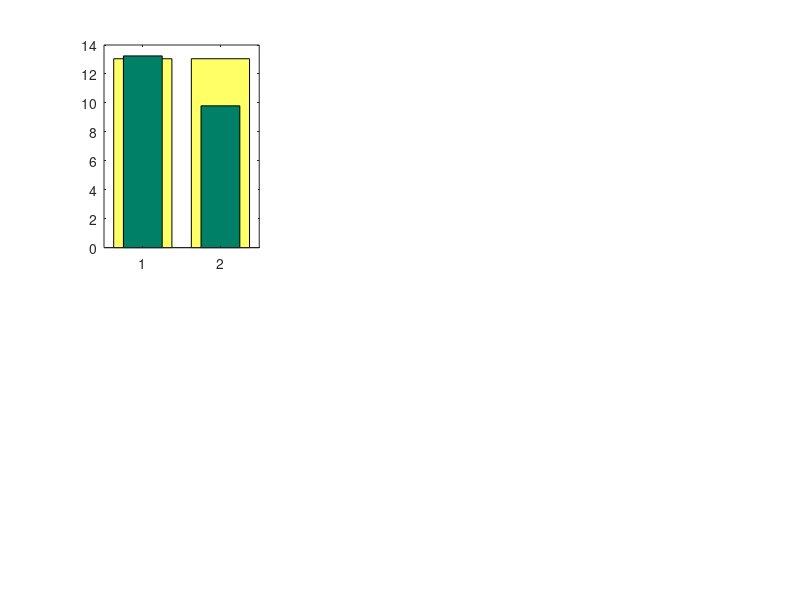

Write the MATLAB code that produced this figure. (Note: this script raises an error after producing the figure.)
clear all;

% which plots
con_vals = 1;
calcium_vals = 1;
kidney_vals = 1;
kidney_impact_vals = 0;
D3_vals = 1;
gut_vals = 1;
PTH_vals = 1;
bone_vals = 1;


% load SS
SS1dat = load('./SSbest/15-May-2023_calcium_mod_SS_sexORrep-lact_notes-FetORMilkupdate_lact.mat');
vals1 = SS1dat.valsSS;
SS1 = SS1dat.SS;
lab1 = 'SS1';

SS2dat = load('./SS/15-May-2023_calcium_mod_SS_sexORrep-lact_notes-gamprodd3.mat');
vals2 = SS2dat.valsSS;
SS2 = SS2dat.SS;
lab2 = 'SS2';

% get param vals
for ii = 1:length(SS1dat.param_names)
    assign_name = strcat(SS1dat.param_names{ii}, '_1');
    assignin('base', assign_name, SS1dat.params(ii));
end

for ii = 1:length(SS2dat.param_names)
    assign_name = strcat(SS2dat.param_names{ii}, '_2');
    assignin('base', assign_name, SS2dat.params(ii));
end

% figure specs
w1 = 0.75; w2 = 0.5;
cvals = summer(4);
c1 = cvals(4,:);
c2 = cvals(1,:);
ce = 'black'; % error bar color


if con_vals
    % optimal concentrations for PTHp, Cap, D3p
    % male range
    opt_male = [1.5 7.25 13; % PTHp
                1.1 1.2 1.3; % Cap
                80 165 250]; % D3p

    % female range
    opt_female =[opt_male(1,:)*1.0; % PTHp
                opt_male(2,:)*1.0;  % Cap
                opt_male(3,:)*0.6]; % D3p

    % preg range
    opt_preg  = [opt_female(1,:)*1.8; % PTHp 
                opt_female(2,:)*1.0;  % Cap
                opt_female(3,:)*3.0]; % D3p

    % lact range
    opt_lact  = [opt_female(1,:)*1.8; % PTHp
            opt_female(2,:)*1.0;  % Cap
            opt_female(3,:)*3.5]; % D3p
    
    if strcmp(SS1dat.sexORrep, 'male')
        opt1 = opt_male;
    elseif strcmp(SS1dat.sexORrep, 'female')
        opt1 = opt_female;
    elseif strcmp(SS1dat.sexORrep, 'preg')
        opt1 = opt_preg; 
    elseif strcmp(SS1dat.sexORrep, 'lact')
        opt1 = opt_lact;
    end
    if strcmp(SS2dat.sexORrep, 'male')
        opt2 = opt_male;
    elseif strcmp(SS2dat.sexORrep, 'female')
        opt2 = opt_female;
    elseif strcmp(SS2dat.sexORrep, 'preg')
        opt2 = opt_preg; 
    elseif strcmp(SS2dat.sexORrep, 'lact')
        opt2 = opt_lact;
    end


    figure(1)
    clf
    x = [1, 2];
    nrows = 2;ncols=3;
    subplot(nrows,ncols,1)
    bar(x, [opt1(1,2) opt2(1,2)], w1, 'facecolor',c1)
    hold on
    bar(x, [SS1(2)/Vp_1 SS2(2)/Vp_2],w2,'facecolor',c2)
    errorbar(1, opt1(1,2),opt1(1,2)-opt1(1,1),opt1(1,3)-opt1(1,2),'color',ce)
    errorbar(2, opt2(1,2),opt2(1,2)-opt2(1,1),opt2(1,3)-opt2(1,2),'color',ce)
    xlabel('[PTH]_p')
    ylabel('pmol/L')
    title('PTH plasma concentration')
    xticklabels({lab1, lab2})
    grid on

    subplot(nrows,ncols,2)
    bar(x, [opt1(2,2) opt2(2,2)], w1, 'facecolor',c1)
    hold on
    bar(x, [SS1(3)/Vp_1 SS2(3)/Vp_2],w2,'facecolor',c2)
    errorbar(1, opt1(2,2),opt1(2,2)-opt1(2,1),opt1(2,3)-opt1(2,2),'color',ce)
    errorbar(2, opt2(2,2),opt2(2,2)-opt2(2,1),opt2(2,3)-opt2(2,2),'color',ce)
    xlabel('[Ca^{2+}]_p')
    ylabel('mmol/L')
    title('Ca^{2+} plasma concentration')
    xticklabels({lab1, lab2})
    grid on

    subplot(nrows,ncols,3)
    bar(x, [opt1(3,2) opt2(3,2)], w1, 'facecolor',c1)
    hold on
    bar(x, [SS1(4)/Vp_1 SS2(4)/Vp_2],w2,'facecolor',c2)
    errorbar(1, opt1(3,2),opt1(3,2)-opt1(3,1),opt1(3,3)-opt1(3,2),'color',ce)
    errorbar(2, opt2(3,2),opt2(3,2)-opt2(3,1),opt2(3,3)-opt2(3,2),'color',ce)
    xlabel('[1,25(OH)_2D_3]_p')
    ylabel('pmol/L')
    title('1,25(OH)_2D_3 plasma concentration')
    xticklabels({lab1, lab2})
    grid on

    subplot(nrows,ncols,4)
    bar(x, [SS1(1) SS2(1)],w2,'facecolor',c2)
    xlabel('PTH_g')
    ylabel('pmol')
    title('PTH gland pool')
    xticklabels({lab1, lab2})
    grid on

    subplot(nrows,ncols,5)
    bar(x, [SS1(5) SS2(5)],w2,'facecolor',c2)
    xlabel('NCa_f')
    ylabel('mmol')
    title('Fast bone pool')
    xticklabels({lab1, lab2})
    grid on

    subplot(nrows,ncols,6)
    bar(x, [SS1(6) SS2(6)],w2,'facecolor',c2)
    xlabel('NCa_s')
    ylabel('mmol')
    title('Slow bone pool')
    xticklabels({lab1, lab2})
    grid on

    sgtitle('Concentrations and variable values')

    fprintf('final steady states \n')
    fprintf('           SS1       SS2\n')
    fprintf('PTHg:      %0.3f     %0.3f\n', SS1(1), SS2(1))
    fprintf('PTHp_con:  %0.3f      %0.3f\n', SS1(2)/Vp_1, SS2(2)/Vp_2)
    fprintf('Cap_con:   %0.3f      %0.3f\n', SS1(3)/Vp_1, SS2(3)/Vp_2)
    fprintf('D3p_con:   %0.3f    %0.3f\n', SS1(4)/Vp_1, SS2(4)/Vp_2)
    fprintf('NCaf:      %0.3f      %0.3f\n', SS1(5), SS2(5))
    fprintf('NCas:      %0.3f    %0.3f\n', SS1(6), SS2(6))
end

if calcium_vals
    figure(2)
    clf
    x = [1, 2];
    nrows = 2;ncols=3;
    subplot(nrows,ncols,1)
    bar(x,[vals1.Gut_absorption,vals2.Gut_absorption],w1,'facecolor',c1)
    ylabel('Gut\_absorption')
    title('Gut absorption')
    xticklabels({lab1, lab2})
    grid on
    
    subplot(nrows,ncols,2)
    bar(x,[vals1.Bone_resorption,vals2.Bone_resorption],w1,'facecolor',c1)
    ylabel('Bone\_resorption')
    title('Bone resorption')
    xticklabels({lab1, lab2})
    grid on
    
    subplot(nrows,ncols,3)
    bar(x,[vals1.FastPool_to_Plasma,vals2.FastPool_to_Plasma],w1,'facecolor',c1)
    ylabel('FastPool\_to\_Plasma')
    xticklabels({lab1, lab2})
    title('Fast Pool to Plasma')
    grid on
    
    subplot(nrows,ncols,4)
    bar(x,[vals1.Plasma_to_FastPool,vals2.Plasma_to_FastPool],w1,'facecolor',c1)
    ylabel('Plasma\_to\_FastPool')
    xticklabels({lab1, lab2})
    title('Plasma to Fast Pool')
    grid on
    
    subplot(nrows,ncols,5)
    bar(x,[vals1.Urine_excretion,vals2.Urine_excretion],w1,'facecolor',c1)
    ylabel('Urine\_excretion')
    xticklabels({lab1, lab2})
    title('Urine excretion')
    grid on

    sgtitle('Calcium fluxes')

end

if kidney_vals
    fprintf('Renal calcium transport values \n')
    fprintf('                    SS1                SS2   \n')
    fprintf('Renal filtration:   %0.3d        %0.3d  \n', vals1.Renal_filtration, vals2.Renal_filtration)
    fprintf('PT frac reab:       %0.3f            %0.3f\n',vals1.Lambda_PT,vals2.Lambda_PT)
    fprintf('TAL frac reab:      %0.3f            %0.3f\n', vals1.Lambda_TAL,vals2.Lambda_TAL)
    fprintf('DT frac reab:       %0.3f            %0.3f\n', vals1.Lambda_DCT,vals2.Lambda_DCT)
    fprintf('Renal frac reab:    %0.3f            %0.3f \n', vals1.Renal_frac_reab, vals2.Renal_frac_reab)
    fprintf('Urine excretion:    %0.3d        %0.3d\n', vals1.Urine_excretion, vals2.Urine_excretion)

    GFRmale = 2.0e-3;
    LambdaPT0_male = 0.66; deltaPTmax_male = 0.035;
    LambdaTAL0_male = 0.185; deltaTALmax_male = 0.015;
    LambdaDCT0_male = 0.095; deltaDCTmax_male = 0.015;
    opt_male = [0.97 0.99 1.00; % frac renal reab
                1.2*GFRmale*0.005 1.2*GFRmale*0.0175 1.2*GFRmale*0.03;% urinary excretion ([Ca]_p*GFR*(1 - Frac_reab))
                LambdaPT0_male, LambdaPT0_male + deltaPTmax_male*0.75,LambdaPT0_male + deltaPTmax_male; % PT reabsorption
                LambdaTAL0_male, LambdaTAL0_male + deltaTALmax_male*0.75, LambdaTAL0_male + deltaTALmax_male;% TAL reabsorption
                LambdaDCT0_male, LambdaDCT0_male + deltaDCTmax_male*0.75, LambdaDCT0_male + deltaDCTmax_male]; % DT reabsorpton
                

    opt_female= [opt_male(1,:)*1.0; % frac reab
                opt_male(2,:)*0.75;% urine
                opt_male(3,:)*0.9; % PT frac reab
                opt_male(4,:)*1.175; % TAL frac reab
                opt_male(5,:)*1.3]; % DT frac reab
    
    opt_preg = [opt_female(1,:)*1.0; % frac reab
                opt_female(2,:)*1.7;% urine
                opt_female(3,:)*1.0; % PT frac reab
                opt_female(4,:)*1.0; % TAL frac reab
                opt_female(5,:)*1.0]; % DT frac reab

    opt_lact = [opt_female(1,:)*1.0; % frac reab
                opt_female(2,:)*1.0;% urine
                opt_female(3,:)*1.0; % PT frac reab
                opt_female(4,:)*1.0; % TAL frac reab
                opt_female(5,:)*1.0]; % DT frac reab

    if strcmp(SS1dat.sexORrep, 'male')
        opt1 = opt_male;
    elseif strcmp(SS1dat.sexORrep, 'female')
        opt1 = opt_female;
    elseif strcmp(SS1dat.sexORrep, 'preg')
        opt1 = opt_preg; 
    elseif strcmp(SS1dat.sexORrep, 'lact')
        opt1 = opt_lact;
    end
    if strcmp(SS2dat.sexORrep, 'male')
        opt2 = opt_male;
    elseif strcmp(SS2dat.sexORrep, 'female')
        opt2 = opt_female;
    elseif strcmp(SS2dat.sexORrep, 'preg')
        opt2 = opt_preg; 
    elseif strcmp(SS2dat.sexORrep, 'lact')
        opt2 = opt_lact;
    end

    figure(3)
    clf
    nrows = 2; ncols = 3;
    subplot(nrows,ncols,1)
    x = [1,2];
    bar(x,[vals1.Renal_filtration, vals2.Renal_filtration],w2,'facecolor',c2)
    xticklabels({lab1,lab2})
    ylabel('Renal\_filtration')
    title('Renal filtration')
    grid on

    subplot(nrows,ncols,2)
    bar(x,[opt1(3,2), opt2(3,2)],w1,'facecolor',c1)
    hold on
    bar(x,[vals1.Lambda_PT, vals2.Lambda_PT],w2,'facecolor',c2)
    errorbar(1,opt1(3,2),opt1(3,2)-opt1(3,1), opt1(3,3)-opt1(3,2),'color',ce);
    errorbar(2,opt2(3,2),opt2(3,2)-opt2(3,1), opt2(3,3)-opt2(3,2),'color',ce)
    xticklabels({lab1,lab2})
    ylabel('Lambda\_PT')
    title('Fractional PT reabsorption')
    ylim([0 0.7])
    grid on

    subplot(nrows,ncols,3)
    bar(x,[opt1(4,2), opt2(4,2)],w1,'facecolor',c1)
    hold on
    bar(x,[vals1.Lambda_TAL,vals2.Lambda_TAL],w2,'facecolor',c2)
    errorbar(1,opt1(4,2),opt1(4,2)-opt1(4,1), opt1(4,3)-opt1(4,2),'color',ce)
    errorbar(2,opt2(4,2),opt2(4,2)-opt2(4,1), opt2(4,3)-opt2(4,2),'color',ce)
    xticklabels({lab1,lab2})
    ylabel('Lambda\_TAL')
    title('Fractional TAL reabsorption')
    grid on

    subplot(nrows,ncols,4)
    bar(x,[opt1(5,2), opt2(5,2)],w1,'facecolor',c1)
    hold on
    bar(x,[vals1.Lambda_DCT, vals2.Lambda_DCT],w2,'facecolor',c2)
    errorbar(1,opt1(5,2),opt1(5,2)-opt1(5,1), opt1(5,3)-opt1(5,2),'color',ce)
    errorbar(2,opt2(5,2),opt2(5,2)-opt2(5,1), opt2(5,3)-opt2(5,2),'color',ce)
    xticklabels({lab1,lab2})
    ylabel('Lambda\_DCT')
    title('Fractional DT reabsorption')
    grid on

    subplot(nrows,ncols,5)
    bar(x,[opt1(1,2), opt2(1,2)],w1,'facecolor',c1)
    hold on
    bar(x,[vals1.Renal_frac_reab, vals2.Renal_frac_reab],w2,'facecolor',c2)
    errorbar(1,opt1(1,2),opt1(1,2)-opt1(1,1), opt1(1,3)-opt1(1,2),'color',ce);
    errorbar(2,opt2(1,2),opt2(1,2)-opt2(1,1), opt2(1,3)-opt2(1,2),'color',ce)
    xticklabels({lab1,lab2})
    ylim([0.5 1.01])
    ylabel('Renal\_frac\_reab')
    title('Renal fractional reabsorption')
    grid on

    subplot(nrows,ncols,6)
    bar(x,[opt1(2,2),opt2(2,2)],w1,'facecolor',c1)
    hold on
    bar(x,[vals1.Urine_excretion, vals2.Urine_excretion],w2,'facecolor',c2)
    errorbar(1,opt1(2,2),opt1(2,2)-opt1(2,1), opt1(2,3)-opt1(2,2),'color',ce);
    errorbar(2,opt2(2,2),opt2(2,2)-opt2(2,1), opt2(2,3)-opt2(2,2),'color',ce)
    xticklabels({lab1,lab2})
    ylabel('Urine\_excretion')
    title('Urinary excretion')
    grid on

    sgtitle('Kidney segmental reabsorption')
end

if kidney_impact_vals
    figure(4)
    clf
    nrows = 2; ncols = 3;
    subplot(nrows,ncols,1)
    x = [1,2];
    bar(x,[vals1.delta_PT_PTH, vals2.delta_PT_PTH],w2,'facecolor',c2)
    xticklabels({lab1,lab2})
    ylabel('delta\_PT\_PTH')
    title('PTH impact on PT reab')
    grid on

    subplot(nrows,ncols,2)
    bar(x,[vals1.delta_TAL_Ca, vals2.delta_TAL_Ca],w2,'facecolor',c2)
    xticklabels({lab1,lab2})
    ylabel('delta\_TAL\_Ca')
    title('Ca impact on TAL reab')
    grid on

    subplot(nrows,ncols,3)
    bar(x,[vals1.delta_TAL_PTH,vals2.delta_TAL_PTH],w2,'facecolor',c2)
    xticklabels({lab1,lab2})
    ylabel('delta\_TAL\_PTH')
    title('PTH impact on TAL reab')
    grid on

    subplot(nrows,ncols,4)
    bar(x,[vals1.delta_DCT_PTH, vals2.delta_DCT_PTH],w2,'facecolor',c2)
    xticklabels({lab1,lab2})
    ylabel('delta\_DCT\_PTH')
    title('PTH impact on DT reab')
    grid on

    subplot(nrows,ncols,5)
    bar(x,[vals1.delta_DCT_D3, vals2.delta_DCT_D3],w2,'facecolor',c2)
    xticklabels({lab1,lab2})
    ylabel('delta\_DCT\_D3')
    title('D3 impact on DT reab')
    grid on
    
    sgtitle('Kidney impact vals')

end

if gut_vals
    frac_gut_abs_opt_male = [0.4 0.5 0.6];
    frac_gut_abs_opt_female = frac_gut_abs_opt_male * 1.3;
    frac_gut_abs_opt_preg   = frac_gut_abs_opt_female * 1.3;
    frac_gut_abs_opt_lact   = frac_gut_abs_opt_female * 1.3; % TO DO

    if strcmp(SS1dat.sexORrep, 'male')
        opt1 = frac_gut_abs_opt_male;
    elseif strcmp(SS1dat.sexORrep, 'female')
        opt1 = frac_gut_abs_opt_female;
    elseif strcmp(SS1dat.sexORrep, 'preg')
        opt1 = frac_gut_abs_opt_preg; 
    elseif strcmp(SS1dat.sexORrep, 'lact')
        opt1 = frac_gut_abs_opt_lact;
    end
    if strcmp(SS2dat.sexORrep, 'male')
        opt2 = frac_gut_abs_opt_male;
    elseif strcmp(SS2dat.sexORrep, 'female')
        opt2 = frac_gut_abs_opt_female;
    elseif strcmp(SS2dat.sexORrep, 'preg')
        opt2 = frac_gut_abs_opt_preg; 
    elseif strcmp(SS2dat.sexORrep,'lact')
        opt2 = frac_gut_abs_opt_lact;
    end

    fprintf('\n Gut SS vals \n')
    fprintf('                SS1          SS2 \n')
    fprintf('Frac gut abs:   %0.3f        %0.3f \n', vals1.Gut_frac_absorption, vals2.Gut_frac_absorption)
    fprintf('Net gut abs:    %0.3d    %0.3d \n', vals1.Gut_absorption, vals2.Gut_absorption)

    figure(5)
    clf
    nrows = 1; ncols = 3;
    subplot(nrows,ncols,1)
    x = [1,2];
    bar(x,[vals1.Gut_impact_D3, vals2.Gut_impact_D3],w2,'facecolor',c2)
    xticklabels({lab1,lab2})
    ylabel('Gut\_impact\_D3')
    title('D3 impact on gut absorption')
    grid on

    subplot(nrows,ncols,2)
    bar(x,[opt1(2) opt2(2)], w1, 'facecolor', c1)
    hold on
    bar(x,[vals1.Gut_frac_absorption, vals2.Gut_frac_absorption],w2,'facecolor',c2)
    errorbar(1, opt1(2), opt1(2)-opt1(1), opt1(3)-opt1(2),'color',ce);
    errorbar(2, opt2(2), opt2(2)-opt2(1),opt2(3)-opt2(2),'color',ce)
    xticklabels({lab1,lab2})
    ylabel('Gut\_frac\_absorption')
    title('Fractional gut absorption')
    grid on

    subplot(nrows,ncols,3)
    bar(x,[vals1.Gut_absorption,vals2.Gut_absorption],w2,'facecolor',c2)
    xticklabels({lab1,lab2})
    ylabel('Gut\_absorption')
    title('Net gut absorption')
    grid on
  
    sgtitle('Gut vals')
end

if D3_vals
    figure(6)
    clf
    nrows = 2;ncols=4;
    subplot(nrows,ncols,1)
    bar(x,[vals1.PTH_impact_D3,vals2.PTH_impact_D3],w1,'facecolor',c1)
    ylabel('PTH\_impact\_D3')
    title('PTH impact on D3 synthesis')
    xticklabels({lab1, lab2})
    grid on
    
    subplot(nrows,ncols,2)
    bar(x,[vals1.Ca_impact_D3,vals2.Ca_impact_D3],w1,'facecolor',c1)
    ylabel('Ca\_impact\_D3')
    title('Ca^{2+} impact on D3 synthesis')
    xticklabels({lab1, lab2})
    grid on
    
    subplot(nrows,ncols,3)
    bar(x,[vals1.D3_impact_D3,vals2.D3_impact_D3],w1,'facecolor',c1)
    ylabel('D3\_impact\_D3')
    xticklabels({lab1, lab2})
    title('D3 impact on D3 synthesis')
    grid on
    
    subplot(nrows,ncols,4)
    bar(x,[vals1.Rconv,vals2.Rconv],w1,'facecolor',c1)
    ylabel('Rconv')
    xticklabels({lab1, lab2})
    title('Rconv')
    grid on
    
    subplot(nrows,ncols,5)
    bar(x,[vals1.D3_synthesis,vals2.D3_synthesis],w1,'facecolor',c1)
    ylabel('D3\_synthesis')
    xticklabels({lab1, lab2})
    title('D3 synthesis')
    grid on

    subplot(nrows,ncols,6)
    bar(x,[vals1.PTH_impact_D3_degradation,vals2.PTH_impact_D3_degradation],w1,'facecolor',c1)
    ylabel('PTH\_impact\_D3\_degradation')
    xticklabels({lab1, lab2})
    title('PTH impact on D3 degradation')
    grid on


    subplot(nrows,ncols,7)
    bar(x,[vals1.D3_degradation,vals2.D3_degradation],w1,'facecolor',c1)
    ylabel('D3\_degradation')
    xticklabels({lab1, lab2})
    title('D3 degradation')
    grid on

    sgtitle('D3 values')

end

if PTH_vals
    fprintf('\n PTH SS vals \n')
    fprintf('                        SS1         SS2 \n')
    fprintf('nCanorm:                %0.3f       %0.3f \n',vals1.n_Ca_norm, vals2.n_Ca_norm)
    fprintf('CaSR_PTHg_regulation:   %0.3f       %0.3f \n', vals1.CaSR_PTHg_regulation, vals2.CaSR_PTHg_regulation)
    fprintf('FCa:                    %0.3d   %0.3d \n',vals1.F_Ca,vals2.F_Ca)
    fprintf('PTHg exocytosis:        %0.3f       %0.3f \n', vals1.PTHg_exocytosis, vals2.PTHg_exocytosis)

    figure(7)
    clf
    nrows = 2; ncols = 4;
    subplot(nrows,ncols,1)
    bar(x,[vals1.PTHg_prod_effect_D3, vals2.PTHg_prod_effect_D3], w2,'facecolor',c2)
    ylabel('PTH\_prod\_effect\_D3')
    xticklabels({lab1,lab2})
    title('D3 effect on PTH prod')
    grid on

    subplot(nrows,ncols,2)
    bar(x,[vals1.PTHg_synthesis, vals2.PTHg_synthesis],w2,'facecolor',c2)
    ylabel('PTHg\_synthesis')
    xticklabels({lab1, lab2})
    title('PTHg synthesis')
    grid on

    subplot(nrows,ncols,3)
    bar(x,[vals1.n_Ca_norm, vals2.n_Ca_norm],w2,'facecolor',c2)
    ylabel('nCa\_norm')
    xticklabels({lab1, lab2})
    title('nCa\_norm')
    grid on

    subplot(nrows,ncols,4)
    bar(x,[vals1.CaSR_PTHg_regulation, vals2.CaSR_PTHg_regulation],w2,'facecolor',c2)
    ylabel('CaSR\_PTHg\_regulation')
    xticklabels({lab1, lab2})
    title('CaSR regulation of PTHg')
    grid on


    subplot(nrows,ncols,5)
    bar(x,[vals1.F_Ca, vals2.F_Ca],w2,'facecolor',c2)
    ylabel('F\_Ca')
    xticklabels({lab1, lab2})
    title('F\_Ca')
    grid on

    subplot(nrows,ncols,6)
    bar(x,[vals1.PTHg_exocytosis, vals2.PTHg_exocytosis],w2,'facecolor',c2)
    ylabel('PTHg\_exocytosis')
    xticklabels({lab1, lab2})
    title('PTHg exocytosis')
    grid on

    subplot(nrows,ncols,7)
    bar(x,[vals1.PTHg_degradation, vals2.PTHg_degradation],w2,'facecolor',c2)
    ylabel('PTHg\_degradation')
    xticklabels({lab1, lab2})
    title('PTHg degradation')
    grid on


    sgtitle('PTH values')
end

if bone_vals

    fprintf('\n Bone SS vals \n')
    fprintf('                        SS1         SS2 \n')
    fprintf('Plasma_to_FastPool:     %0.3d     %0.3d \n',vals1.Plasma_to_FastPool, vals2.Plasma_to_FastPool)
    fprintf('FastPool_to_Plasma:     %0.3d     %0.3d \n', vals1.FastPool_to_Plasma, vals2.FastPool_to_Plasma)
    fprintf('Bone_accretion:         %0.3d     %0.3d \n',vals1.Bone_accretion,vals2.Bone_accretion)
    fprintf('Bone_resorption:        %0.3d     %0.3d \n', vals1.Bone_resorption, vals2.Bone_resorption)

    figure(8)
    clf
    nrows = 2; ncols = 2;
    subplot(nrows,ncols,1)
    bar(x,[vals1.Plasma_to_FastPool, vals2.Plasma_to_FastPool], w2,'facecolor',c2)
    ylabel('Plasma\_to\_FastPool')
    xticklabels({lab1,lab2})
    title('Plasma to FastPool')
    grid on

    subplot(nrows,ncols,2)
    bar(x,[vals1.FastPool_to_Plasma, vals2.FastPool_to_Plasma],w2,'facecolor',c2)
    ylabel('FastPool\_to\_Plasma')
    xticklabels({lab1, lab2})
    title('FastPool to Plasma')
    grid on

    subplot(nrows,ncols,3)
    bar(x,[vals1.Bone_accretion, vals2.Bone_accretion],w2,'facecolor',c2)
    ylabel('Bone\_accretion')
    xticklabels({lab1, lab2})
    title('Bone accretion')
    grid on

    subplot(nrows,ncols,4)
    bar(x,[vals1.Bone_resorption, vals2.Bone_resorption],w2,'facecolor',c2)
    ylabel('Bone\_resorption')
    xticklabels({lab1, lab2})
    title('Bone resorption')
    grid on

    sgtitle('Bone values')

end



